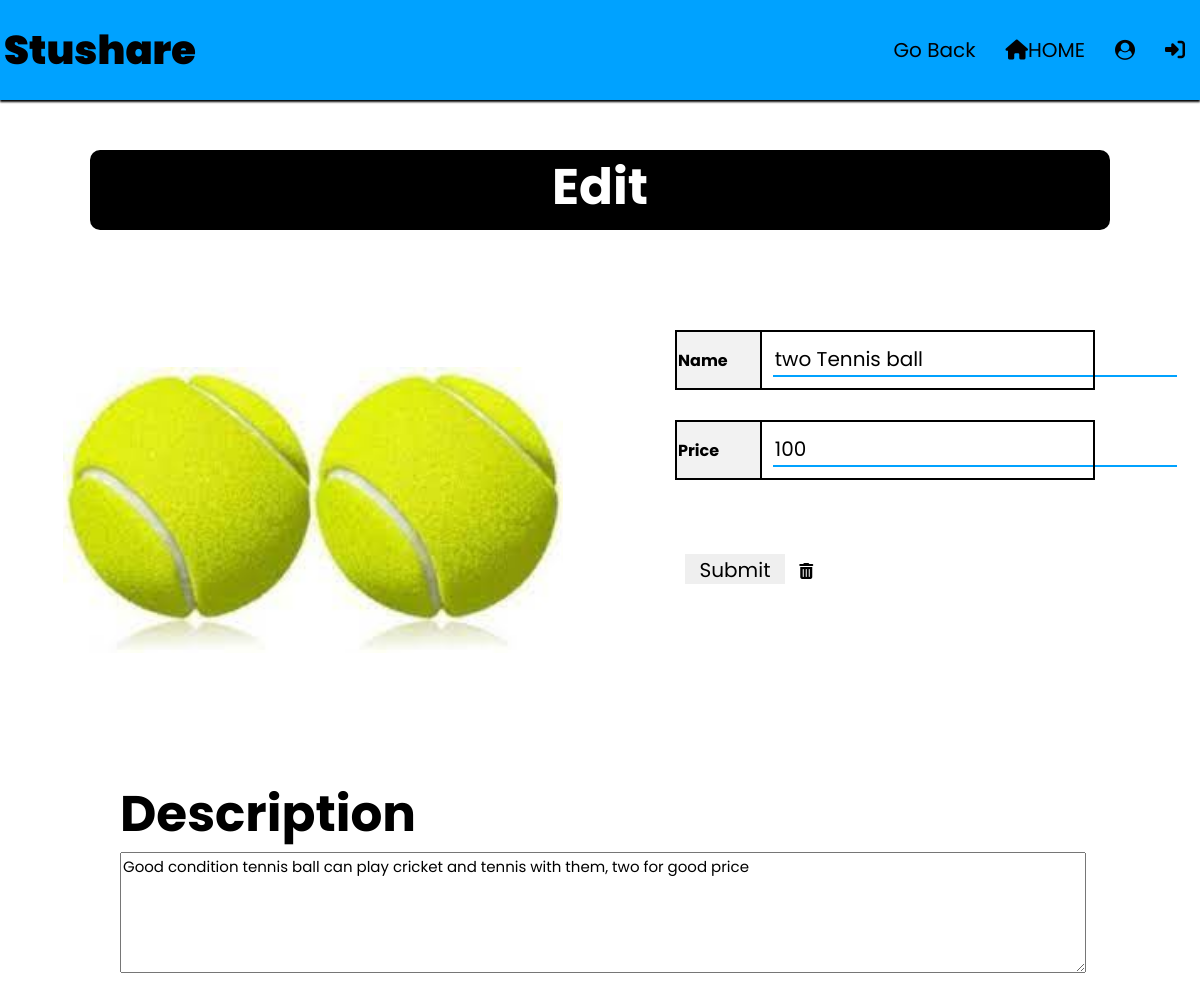
Screenshot of /store/posts/edit/a4667bd6-a2ab-49b6-bc72-48fa715d631e/ (signed in) with the database file from the repository.
### store/models.py (models this page shows, shortened)
class Item(models.Model):
    id = models.UUIDField(default=uuid.uuid4, primary_key=True, editable=False)
    name = models.CharField(max_length=200)
    description = models.CharField(max_length=500)
    item_pic = models.ImageField(upload_to ='item_pic')
    owner = models.ForeignKey(User, on_delete=models.CASCADE)
    price = models.IntegerField()
    digital = models.BooleanField()
    status = models.BooleanField(default=False)

### store/views.py (the view)
# urls.py: path('posts/edit/<str:pk>/', views.itemEdit, name="itemEdit"),
@login_required
def itemEdit(request,pk):
    if (request.method == 'POST'):
        item = Item.objects.get(id=pk)
        item.name = request.POST['name']
        item.description = request.POST['description']
        if(len(request.FILES)):
            _, file = request.FILES.popitem()
            file = file[0]
            item.item_pic = file
        item.price = request.POST['price']
        item.save()
        messages.success(request, 'Item edited successfully')
        return redirect('itemEdit',pk=pk)
    else:
        try:
            user = User.objects.get(username=request.user.username)
            item =  Item.objects.get(id=pk)
            data = {"user": user, "item": item}
            return render(request, 'edit.html', data)
        except Exception as e:
            print(e)
            messages.error(request, 'Item does not exist')
            return redirect('give')

### templates/edit.html (shortened to what this page needs)
{% load static %}
<!DOCTYPE html>
<html>
    <head>
        <link rel="stylesheet" href="{% static '/css/view.css' %}">
        <link rel="stylesheet" href="{% static '/css/home.css' %}">
        <link rel="stylesheet" href="{% static '/css/signup.css' %}">
        <link rel="stylesheet" href="{% static '/css/messages.css' %}">
        <link rel="stylesheet" href="{% static '/css/product.css' %}">
        <link rel="stylesheet" href="{% static '/css/edit.css' %}">
        <link rel="stylesheet" href="https://cdnjs.cloudflare.com/ajax/libs/font-awesome/4.7.0/css/font-awesome.min.css">
    </head>
    <body>
        <form method="post" action="{% url 'itemEdit' item.id %}" enctype="multipart/form-data">
            <div class = "nav-all">
                <div class="brand">
                    Stushare
                </div>
                <a style="margin-left: auto;font-size: 20px; padding: 15px" href="{% url 'give' %}">Go Back</a>
                <a style="font-size: 20px; padding: 15px" href="{% url 'get' %}"><i class="fas fa-home"></i>HOME</a>
                <a class="sign" style="font-size: 20px; padding: 15px; margin: 0px" href="{% url 'profile' %}"><i class="fa fa-user-circle"></i></a>
                <a class="sign" style="font-size: 20px; padding: 15px; margin: 0px" href="{% url 'logout' %}"><i class="fas fa-sign-in-alt"></i></a>
            </div>
            <div id="page-des"><h2>Edit</h2></div>
            <div class="prod-det">
                <div class="prod-img">
                    <label for="p-img"><img id="img-s" style="object-fit: contain;border: 0px solid;" src="/media/{{ item.item_pic }}"></label>
                </div>
                <div class="det">
                    <section id="additional-det">
                        <table>
                            <tbody>
                                <tr>
                                    <th class="det-col-1">Name</th>
                                    <th class="det-col-2"><input type="text" name="name" required value="{{item.name}}" id="e-name"></th>
                                </tr>
                                <tr>
                                    <td class="det-space"></td>
                                    <td class="det-space"></td>
                                </tr>
                                <tr>
                                    <th class="det-col-1">Price</th>
                                    <th class="det-col-2"><input type="number" name="price" required value="{{item.price}}" id="e-proce"></th>
                                </tr>
                                <tr>
                                    <td class="det-space"></td>
                                    <td class="det-space"></td>
                                </tr>
                                <tr>
                                    <td class="det-space"></td>
                                    <td class="det-space"></td>
                                </tr>
                        </table>
                    </section>
                    <section id="click">
                        <input type="submit">
                        <a style="all:unset" href="{% url 'itemDelete' item.id %}"><i class="fas fa-trash-alt"></i></a>
                    </section>
                </div>
            </div>
            <div class="des-prod" >
                <h2>Description</h2>
                <textarea rows="5" cols="500" id="e-des" name="description">{{item.description}}</textarea>
            </div>
        </form>
    </body>
</html>

### static/css/view.css (style rules this page uses)
body { font-family: 'Poppins',sans-serif; }
.nav-all { display: flex; align-items: center; background-color: #00A2FF; position: fixed; height: 100px; top: 0; left: 0; right: 0; box-shadow: 0px 2px 2px; }
.brand { background-color:#00A2FF; color:black; width: 200px; display: flex; justify-content: center; align-items: center; font-weight: 900; font-size: 40px; }
.prod-det { margin-top: 30px; display: flex; }
.prod-img { display: flex; justify-content: center; align-items: center; flex: 1; margin: 50px 100px 30px 50px; }
.det { flex:1; margin-top:50px; }
h2 { font-size: 50px; margin: 0; }
.det-col-1 { column-width: 150px; text-align: left; outline: 2px solid; }
.det-col-2 { column-width: 150px; text-align: left; outline: 2px solid; }
tr { height: 30px; background-color: rgb(242,242,242); }
table { margin-top: 20px; width:80%; }
#click { width:80%; }
.det-space { background-color: white; }
#page-des { width: 85%; margin-left: auto; margin-right: auto; border-radius: 10px; margin-top: 150px; height: 80px; font-size: 50px; background-color: black; color: white; text-align: center; }
.des-prod { width:80%; margin-left: auto; margin-right: auto; margin-top: 30px; padding-bottom: 100px; }

### static/css/home.css (style rules this page uses)
html,body { height: 100%; margin: 0; }

### static/css/signup.css (style rules this page uses)
html, body { height:100%; margin:0; }
input { border:0 solid; border-bottom: 2px solid #00A2FF; width:400px; margin: 10px; height:30px; font-family: 'Poppins',sans-serif; font-size: 20px; }
input[type=submit] { width:100px; border:0 solid; }

### static/css/product.css (style rules this page uses)
html,body { height:100%; top:0; font-family: 'Poppins', sans-serif; }
a:link, a:visited { text-decoration:none; color:black; border:0px solid; padding:10px; }
.sign { flex-basis: 20px; margin:5px; }

### static/css/edit.css (style rules this page uses)
.det-col-2 { background-color: white; width: 100%; }
.det-col-1 { width: 20%; }
.des-prod { font-size: 30px; }
textarea { font-family: 'Poppins',sans-serif; width: 100%; font-size: 15px; }
#img-s { width: 500px; height: 400px; border-radius: 20%; border: 2px solid; }

### rows the page displays
Item: item_pic (picture), name "two Tennis ball", price "100", description "Good condition tennis ball can play cricket and tennis with them, two for good price"
